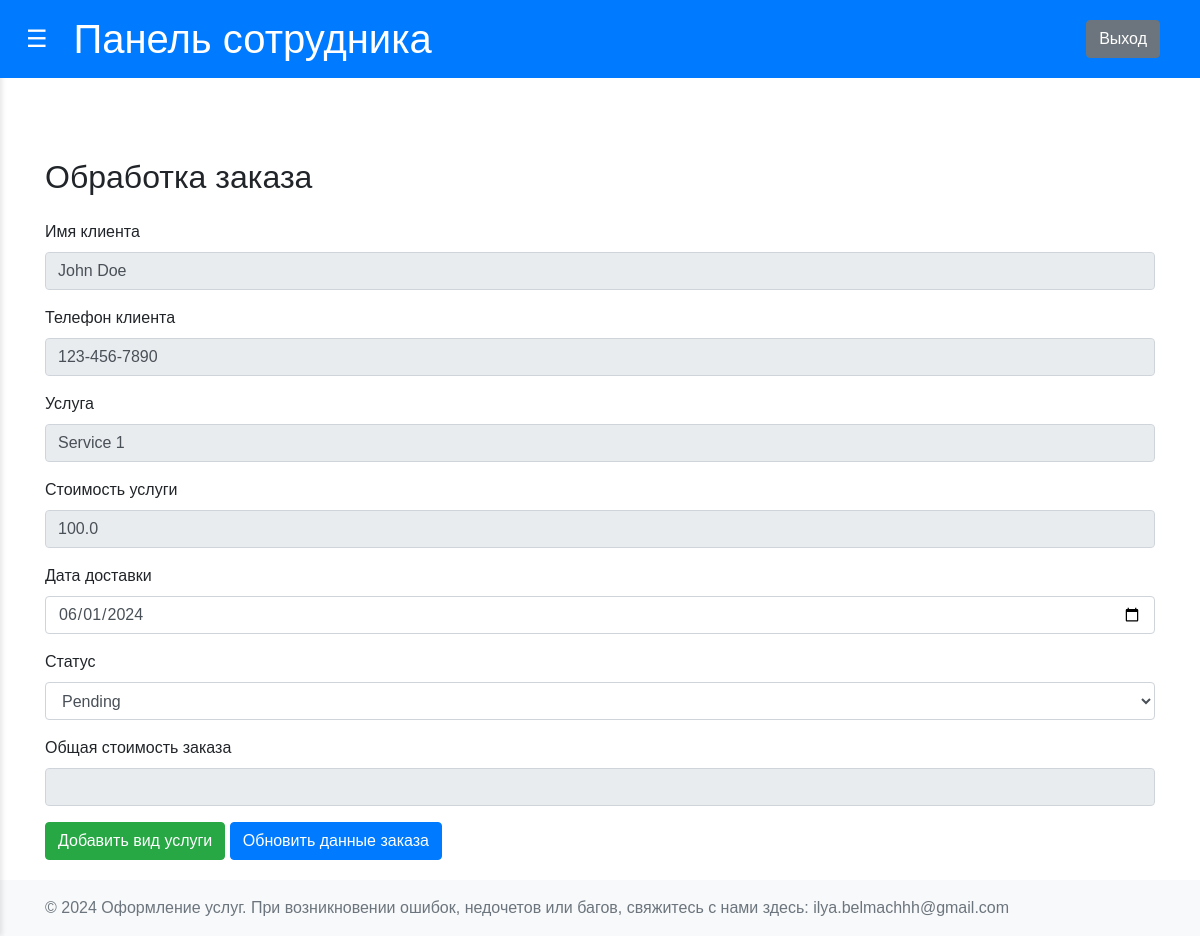
/employee/order/1 (signed in), run on the app's committed database.
### app/models.py (models this page shows, shortened)
class Clients(db.Model):
    __tablename__ = 'Clients'
    id = db.Column(db.Integer, primary_key=True)
    full_name = db.Column(db.String(150), nullable=False)
    address = db.Column(db.String(250), nullable=False)
    telephone = db.Column(db.String(50), unique=True, nullable=False)
    login = db.Column(db.String(150), unique=True, nullable=False)
    password = db.Column(db.String(150), nullable=False)

class Services(db.Model):
    __tablename__ = 'Services'
    id = db.Column(db.Integer, primary_key=True)
    service_name = db.Column(db.String(150), nullable=False)
    cost = db.Column(db.Float, nullable=False)

class Delivery(db.Model):
    __tablename__ = 'Delivery'
    id = db.Column(db.Integer, primary_key=True)
    order_id = db.Column(db.Integer, db.ForeignKey('Orders.id'))
    delivery_date = db.Column(db.Date, nullable=False)
    order = db.relationship("Orders", backref=db.backref("Delivery", lazy=True, cascade="all,delete"))

class Orders(db.Model):
    __tablename__ = 'Orders'
    id = db.Column(db.Integer, primary_key=True)
    client_id = db.Column(db.Integer, db.ForeignKey('Clients.id'), nullable=False)
    employee_id = db.Column(db.Integer, db.ForeignKey('Employees.id'))
    service_id = db.Column(db.Integer, db.ForeignKey('Services.id'))
    status_id = db.Column(db.Integer, db.ForeignKey('OrdersStatuses.id'))
    order_date = db.Column(db.Date, nullable=False)
    client = db.relationship('Clients', backref=db.backref('OrderedObjects', lazy=True))
    employee = db.relationship('Employees', backref=db.backref('OrderedObjects', lazy=True))
    service = db.relationship('Services', backref=db.backref('OrderedObjects', lazy=True))
    status = db.relationship('OrdersStatuses', backref=db.backref('OrderedObjects', lazy=True))
    delivery = db.relationship('Delivery', cascade="all,delete", backref=db.backref('OrderedObjects', lazy=True))

class OrdersStatuses(db.Model):
    __tablename__ = 'OrdersStatuses'
    id = db.Column(db.Integer, primary_key=True)
    status_name = db.Column(db.String(150), nullable=False)

### app/employees/routs.py (the view)
@employees.route('/employee/order/<int:order_id>', methods=['GET', 'POST'])
def order_details(order_id):
    if session.get('role') != 'employee':
        return redirect(url_for('users.login'))
    order = Orders.query.get_or_404(order_id)
    ordered_objects = OrderedObjects.query.filter_by(order_id=order.id).all()
    service_objects = ServiceObjects.query.all()
    order_statuses = OrdersStatuses.query.all()
    delivery = Delivery.query.filter_by(order_id=order.id).first()
    return render_template(
        'employee/order_details.html',
        order=order,
        ordered_objects=ordered_objects,
        service_objects=service_objects,
        order_statuses=order_statuses,
        delivery=delivery
    )

### app/templates/employee/order_details.html (shortened to what this page needs)
{% extends "employee/dashboard_employee_base.html" %}
{% block content %}
<div class="container mt-5">
    <h2 class="mb-4">Обработка заказа</h2>
    <form method="POST">
        <div class="mb-3">
            <label for="clientName" class="form-label">Имя клиента</label>
            <input type="text" class="form-control" id="clientName" value="{{ order.client.full_name }}" readonly>
        </div>
        <div class="mb-3">
            <label for="clientPhone" class="form-label">Телефон клиента</label>
            <input type="text" class="form-control" id="clientPhone" value="{{ order.client.telephone }}" readonly>
        </div>
        <div class="mb-3">
            <label for="serviceName" class="form-label">Услуга</label>
            <input type="text" class="form-control" id="serviceName" value="{{ order.service.service_name }}" readonly>
        </div>
        <div class="mb-3">
            <label for="serviceCost" class="form-label">Стоимость услуги</label>
            <input type="text" class="form-control" id="serviceCost" value="{{ order.service.cost }}" readonly>
        </div>
        <div class="mb-3">
            <label for="deliveryDate" class="form-label">Дата доставки</label>
            <input type="date" class="form-control" id="deliveryDate" name="delivery_date" value="{{ delivery.delivery_date }}">
        </div>
        <div class="form-group">
            <label for="status">Статус</label>
            <select class="form-control" id="statusIdSelect" name="status">
                {% for status in order_statuses %}
                <option value="{{ status.id }}" {% if status.id == order.status_id %}selected{% endif %}>{{ status.status_name }}</option>
                {% endfor %}
            </select>
        </div>
        <div class="mb-3">
            <label for="totalPrice" class="form-label">Общая стоимость заказа</label>
            <input type="input" class="form-control" id="totalPrice" name="total_price" readonly>
        </div>
        <button type="button" id="add_service_object_but" name="add_service_object" class="btn btn-success">Добавить вид услуги</button>
        <button type="button" id="update_order" name="create_order" class="btn btn-primary">Обновить данные заказа</button>
    </form>
</div>
{% endblock %}

### app/static/css/styles.css (style rules this page uses)
body { font-family: Arial, sans-serif; margin: 0; display: flex; height: 100vh; overflow: hidden; }
main h2 { margin-top: 0; }

### data on the page
Clients: client.full_name "John Doe", client.telephone "123-456-7890"
Services: service.service_name "Service 1", service.cost "100.0"
Delivery: delivery_date "06/01/2024"
Orders: status "Pending"
